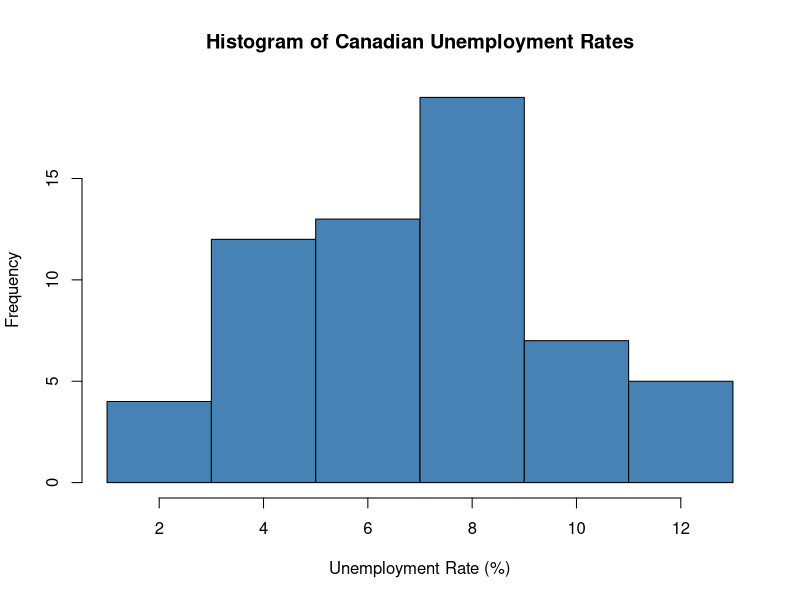
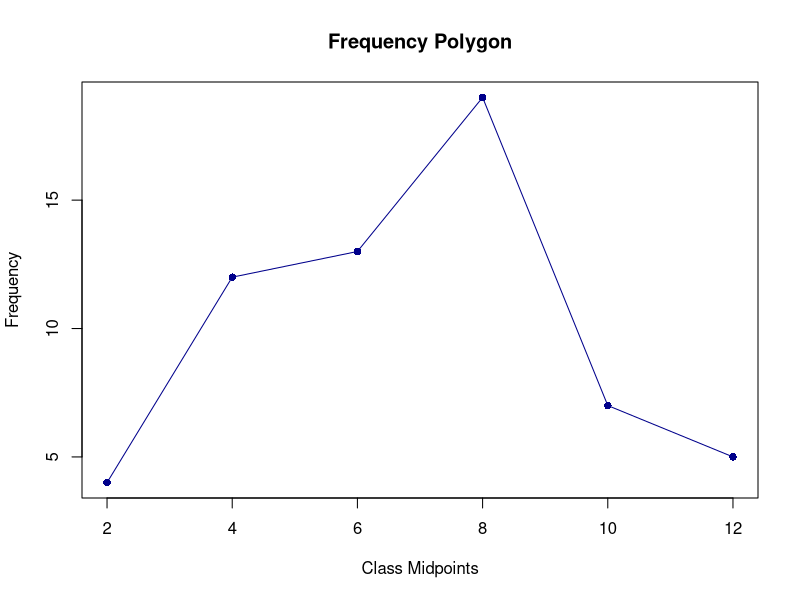
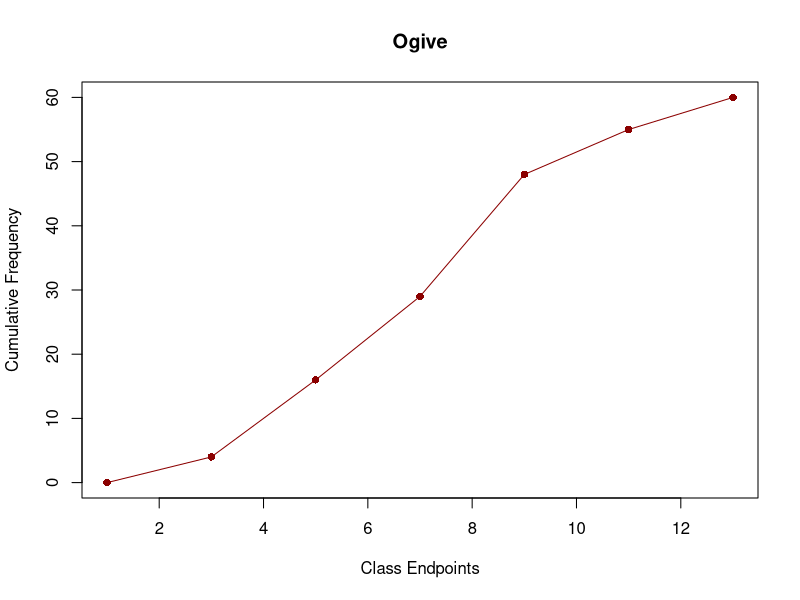
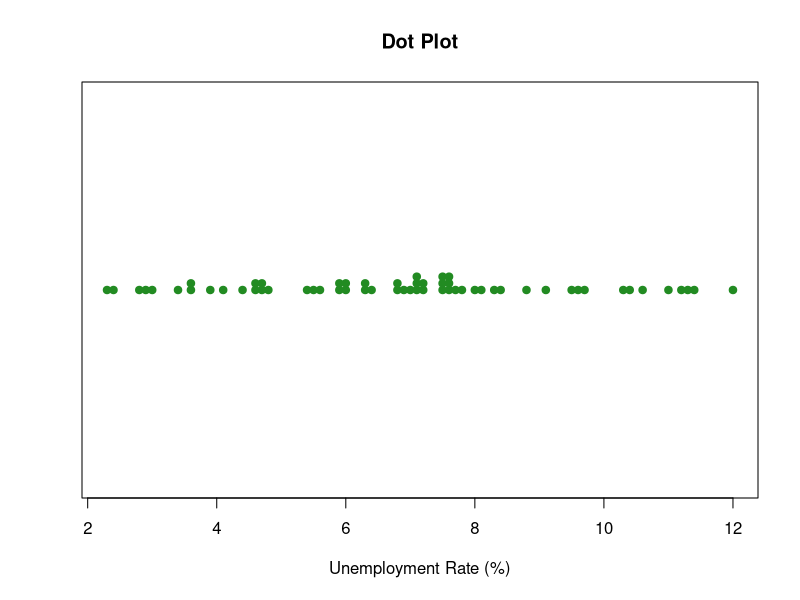
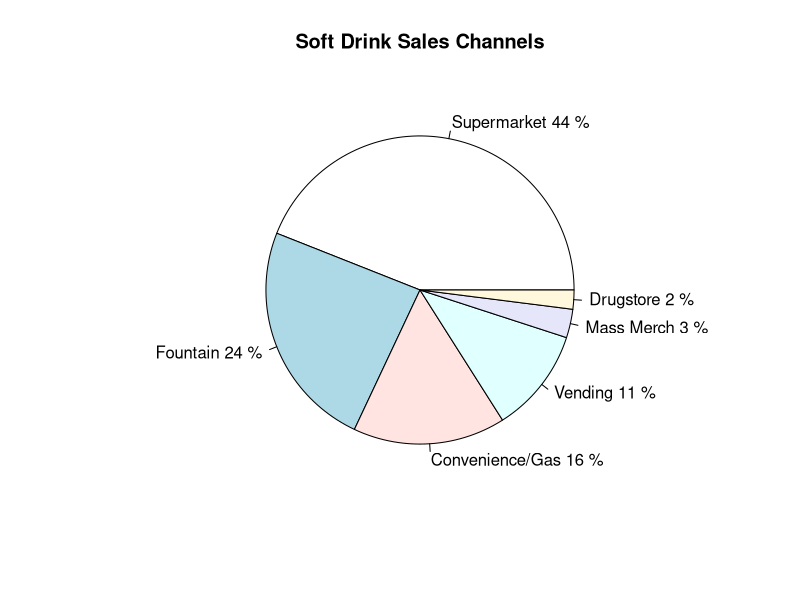
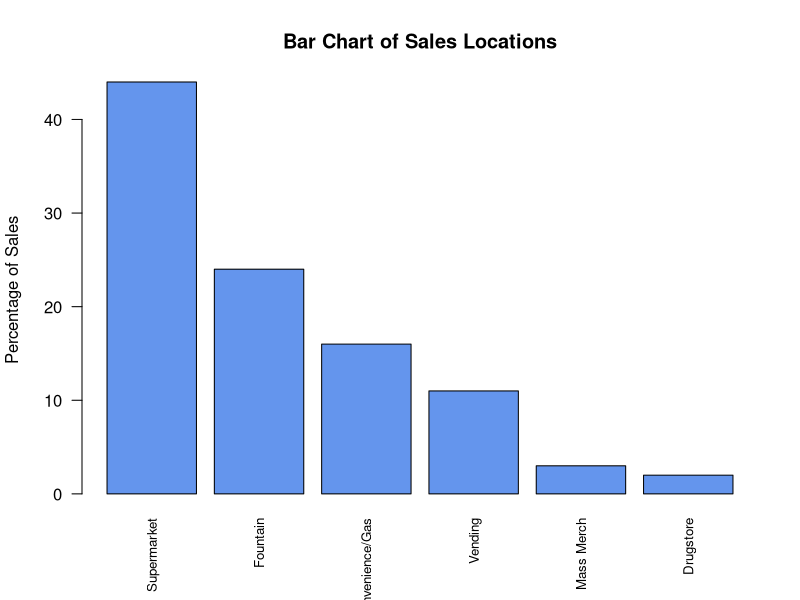
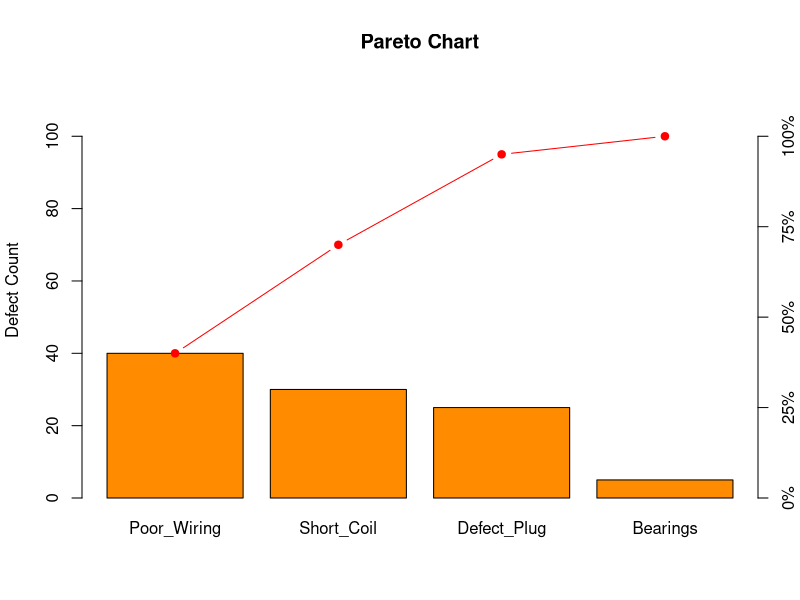
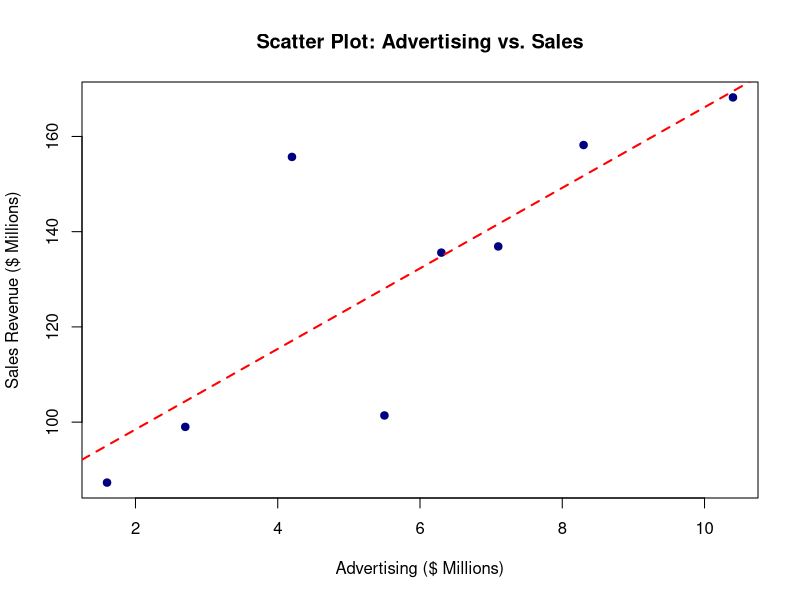

These figures' R source, in order:
## ---- chunk 1
knitr::opts_chunk$set(echo = TRUE, eval = TRUE)

library(ggplot2)
library(gridExtra)
library(knitr)

## ---- chunk 2
department <- factor(c("Educator", "Manufacturing", "Lawyer", "Educator"))
is.factor(department)
is.ordered(department)

satisfaction <- factor(
  c("Somewhat Helpful", "Very Helpful", "Not Helpful", "Extremely Helpful"),
  levels = c(
    "Not Helpful",
    "Somewhat Helpful",
    "Moderately Helpful",
    "Very Helpful",
    "Extremely Helpful"
  ),
  ordered = TRUE
)

satisfaction[2] > satisfaction[1]

sales_volume <- c(629, 504, 246, 172, 120)
summary(sales_volume)
## ---- chunk 3
unemp <- c(
  2.3, 7.0, 6.3, 11.3, 9.6,  2.8, 7.1, 5.6, 10.6, 9.1,
  3.6, 5.4, 5.9, 9.7, 8.3,   2.4, 5.5, 7.1, 8.8, 7.6,
  2.9, 7.1, 4.7, 7.8, 6.8,   3.0, 8.0, 3.9, 7.5, 7.2,
  4.6, 3.6, 8.4, 8.1, 7.7,   4.4, 4.1, 7.5, 10.3, 7.6,
  3.4, 4.8, 7.5, 11.2, 7.2,  4.6, 4.7, 7.6, 11.4, 6.8,
  6.9, 11.0, 5.9, 10.4, 6.3, 6.0, 12.0, 6.4, 9.5, 6.0
)

unemp_range <- max(unemp) - min(unemp)
n_classes <- 6
approx_width <- unemp_range / n_classes
class_width <- ceiling(approx_width)
print(sprintf("Range = %.1f | Approx Width (6 classes) = %.2f | Rounded Width = %d",
              unemp_range, approx_width, class_width))

bins <- seq(1, 13, by = class_width)
classes <- cut(unemp, breaks = bins, right = FALSE)

freq_table <- data.frame(table(Class = classes))
freq_table$Midpoint <- (bins[-length(bins)] + bins[-1]) / 2
freq_table$Rel_Freq <- round(freq_table$Freq / sum(freq_table$Freq), 4)
freq_table$Cum_Freq <- cumsum(freq_table$Freq)

print(freq_table)
## ---- chunk 4
hist(unemp, breaks = seq(1, 13, by = 2), right = FALSE,
     col = "steelblue", xlab = "Unemployment Rate (%)",
     main = "Histogram of Canadian Unemployment Rates")

h <- hist(unemp, breaks = seq(1, 13, by = 2), plot = FALSE, right = FALSE)
plot(h$mids, h$counts, type = "o", pch = 16, col = "darkblue",
     xlab = "Class Midpoints", ylab = "Frequency",
     main = "Frequency Polygon")

cum_counts <- c(0, cumsum(h$counts))
plot(bins, cum_counts, type = "o", pch = 16, col = "darkred",
     xlab = "Class Endpoints", ylab = "Cumulative Frequency",
     main = "Ogive")

stripchart(unemp, method = "stack", pch = 19, col = "forestgreen",
           xlab = "Unemployment Rate (%)", main = "Dot Plot")

stem(unemp, scale = 1)
## ---- chunk 5
channels <- c("Supermarket", "Fountain", "Convenience/Gas", "Vending", "Mass Merch", "Drugstore")
market_share <- c(44, 24, 16, 11, 3, 2)
pie_degrees <- (market_share / sum(market_share)) * 360
print(data.frame(Channel = channels, Share_Pct = market_share, Degrees = pie_degrees))

pie(market_share, labels = paste(channels, market_share, "%"),
    main = "Soft Drink Sales Channels")

barplot(market_share, names.arg = channels, col = "cornflowerblue",
        las = 2, ylab = "Percentage of Sales", cex.names = 0.8,
        main = "Bar Chart of Sales Locations")

defect_counts <- c(Poor_Wiring = 40, Short_Coil = 30, Defect_Plug = 25, Bearings = 5)
sorted_counts <- sort(defect_counts, decreasing = TRUE)
cum_counts_pareto <- cumsum(sorted_counts)
cum_pct <- cum_counts_pareto / sum(sorted_counts) * 100
print(data.frame(Defect = names(sorted_counts), Count = as.numeric(sorted_counts), Cum_Pct = cum_pct))

bp <- barplot(sorted_counts, ylim = c(0, sum(sorted_counts) * 1.15),
              col = "darkorange", ylab = "Defect Count", main = "Pareto Chart")
lines(bp, cum_counts_pareto, type = "b", pch = 19, col = "red")
axis(side = 4, at = seq(0, 100, by = 25) * sum(sorted_counts) / 100, labels = paste0(seq(0, 100, by = 25), "%"))
## ---- chunk 6
advertising <- c(4.2, 1.6, 6.3, 2.7, 10.4, 7.1, 5.5, 8.3)
sales_revenue <- c(155.7, 87.3, 135.6, 99.0, 168.2, 136.9, 101.4, 158.2)

plot(advertising, sales_revenue,
     pch = 19, col = "navy",
     xlab = "Advertising ($ Millions)",
     ylab = "Sales Revenue ($ Millions)",
     main = "Scatter Plot: Advertising vs. Sales")

abline(lm(sales_revenue ~ advertising), col = "red", lwd = 2, lty = 2)
